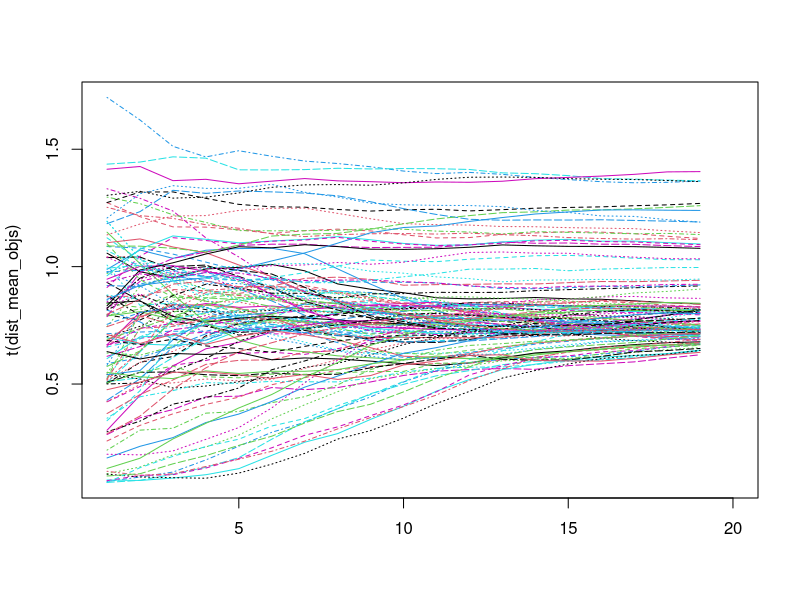
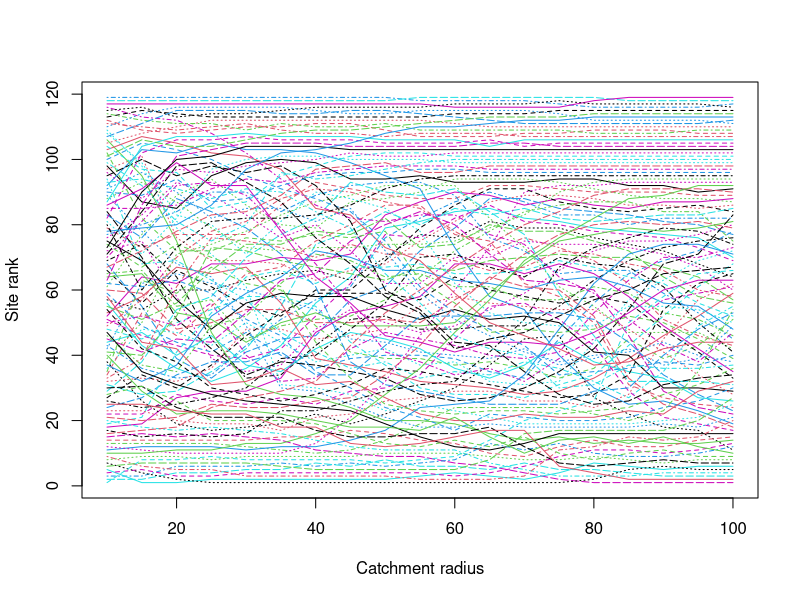

The R script that drew these images, in order: (Note: this script raises an error after producing the figures.)
# catchment limit sensitivity: try out a bunch of catchment limits and see how that changes results
# need to have read in health_sites, etc. in main

library(data.table)

# travel times and distances to look at:
test_dists = seq(10,100,5)
test_times = seq(50,150,10)
library("RColorBrewer")
pal=brewer.pal(8,"Set1")[c(1:5,7,8)]

# calculate mean objectives for a couple of different distances:
# dist_mean_objs = data.frame("x"=rep(1, nrow(health_sites)))
# for (i in 1:length(test_dists)){
#   message(paste0(i, "/", length(test_dists)))
#   catches = apply(health_sites[,c("lon","lat")], 1,
#                   getDistanceCatchment,
#                   radius_m=1000*test_dists[i],
#                   ras=lulc_covs$objective)
#   summ = lapply(catches,
#                 function(x){mean(values(x), na.rm = TRUE)})
#   dist_mean_objs[,i] = unlist(summ)
# }
# colnames(dist_mean_objs) = paste0(test_dists, "km")
# dist_mean_objs$name = health_sites$name
# write.csv(dist_mean_objs, "output/distance_limits_mean_obj.csv", row.names=FALSE)
dist_mean_objs = read.csv("output/distance_limits_mean_obj.csv")

# time_mean_objs = data.frame("x"=rep(1, nrow(health_sites)))
# for (i in 1:length(test_times)){
#   message(paste0(i, "/", length(test_times)))
#   catches = sapply(1:nrow(health_sites), 
#                    getTimeCatchment,
#                     points=health_points,
#                     transition_surfaces=transition_surfaces,
#                     island_groups=health_sites$island_group,
#                     to_surface=lulc_covs$objective,
#                     time_cap=test_times[i])
#   summ = lapply(catches,
#                 function(x){mean(values(x), na.rm = TRUE)})
#   time_mean_objs[,i] = unlist(summ)
# }
# colnames(time_mean_objs) = paste0(test_times, "mins")
# time_mean_objs$name = health_sites$name
# write.csv(time_mean_objs, "output/travel_time_limits_mean_obj.csv", row.names=FALSE)
time_mean_objs = read.csv("output/travel_time_limits_mean_obj.csv")

################################################################################
# Here come the plots

# raw plot of mean values:
matplot(t(dist_mean_objs), type='l')

# plot of ranks:
dist_ranks = apply(dist_mean_objs, 2, rank)
matplot(x=test_dists, y=t(dist_ranks[,1:19]), type='l',
        xlab="Catchment radius", ylab="Site rank") # need to reverse y axis
# lots of movement in the middle.


# regency-level plot of raw means:

pal=brewer.pal(8,"Set1")[c(1:5,7,8)]
#"#E41A1C" "#377EB8" "#4DAF4A" "#984EA3" "#FF7F00" "#A65628" "#F781BF"

# get mean objective value of wider region
regional_means <- district_shapes %>%
  st_centroid() %>%
  st_geometry() %>%
  unlist() %>%
  matrix(ncol=2, byrow=TRUE) %>%
  data.frame() %>%
  rename(lon=X1, lat=X2) %>%
  apply(1, function(x){
    tmp = getDistanceCatchment(x, radius_m=150000, ras=lulc_covs$objective)
    mean(values(tmp), na.rm=TRUE)
    }
  )
  
# pal = viridis(7)[c(1,6,2,5,3,7,4)]
# "#440154FF" "#443A83FF" "#31688EFF" "#21908CFF" "#35B779FF" "#8FD744FF" "#FDE725FF"
# "#D53E4F" "#F46D43" "#FDAE61" "#FEE08B" "#FFFFBF" "#E6F598" "#ABDDA4" "#66C2A5" "#3288BD"
# "#9E0142" "#D53E4F" "#F46D43" "#FDAE61" "#FEE08B" "#FFFFBF" "#E6F598" "#ABDDA4""#66C2A5" "#3288BD" "#5E4FA2"
# pal = brewer.pal(11, "Spectral")[c(1:4,8:11)]
# pal = turbo(7)
pal=brewer.pal(8,"Set1")[c(1:5,7,8)]
# pal=plasma(7)

{png("figures/catch_limit_sensitivity/catch_limit_dist_raw.png",
     width = 3000,
     height = 2500,
     pointsize = 40)
  par(mfrow=c(3,3))
  for(i in 1:nrow(district_shapes)){
    # could stick with idn-wide scale, or ...
    select_objs <- dist_mean_objs[health_sites$regency == district_shapes$district_name[i],]
    matplot(x=test_dists, 
            y=t(select_objs[, grep("km", names(select_objs))]), 
            type='l',
            xlab="Catchment radius (km)", ylab="Site mean objective value",
            main=str_to_title(district_shapes$district_name[i]),
            col=pal[i],
            lty=1, lwd=2,
            cex.main=1.5, cex.lab=1.4)
    abline(h=regional_means[i], col="grey50", lty=2, lwd=2)
  }
  
  matplot(x=test_dists, y=t(dist_mean_objs[, grep("km", names(select_objs))]), type='l',
          xlab="Catchment radius (km)", ylab="Site mean objective value",
          col=pal[as.numeric(droplevels(health_sites$regency))],
          lty=1, main="All Sites", lwd=2,
          cex.main=1.5, cex.lab=1.4) # need to reverse y axis
  
  plot(0, bty='n', xaxt='n', yaxt='n', type='n', xlab="", ylab="")
  legend("left", legend=str_to_title(district_shapes$district_name), fill=pal, cex=1.4)
  dev.off()}

{png("figures/catch_limit_sensitivity/catch_limit_time_raw.png",
     width = 3000,
     height = 2500,
     pointsize = 40)
  par(mfrow=c(3,3))
  for(i in 1:nrow(district_shapes)){
    # could stick with idn-wide scale, or ...
    select_objs <- time_mean_objs[health_sites$regency == district_shapes$district_name[i],]
    matplot(x=test_times, 
            y=t(select_objs[, grep("min", names(select_objs))]), 
            type='l',
            xlab="Catchment radius (mins)", ylab="Site mean objective value",
            main=str_to_title(district_shapes$district_name[i]),
            col=pal[i],
            lty=1, lwd=2,
            cex.main=1.5, cex.lab=1.4)
    abline(h=regional_means[i], col="grey50", lty=2, lwd=2)
    if (sum(is.na(select_objs)) > 0){
      nastarts <- select_objs[, grep("min", names(select_objs))] %>%
        filter(if_any(everything(), is.na)) %>%
        apply(1, function(x){c(sum(is.na(x)), x[!is.na(x)][1])})
      points(test_times[nastarts[1,] + 1], nastarts[2,], col=pal[i], lwd=2, bg="white",
             cex=1.4, pch=21)
    }
  }
  
  matplot(x=test_times, y=t(time_mean_objs[, grep("min", names(select_objs))]), type='l',
          xlab="Catchment radius (mins)", ylab="Site mean objective value",
          col=pal[as.numeric(droplevels(health_sites$regency))],
          lty=1, main="All Sites", lwd=2,
          cex.main=1.5, cex.lab=1.4) # need to reverse y axis
  
  nastarts <- time_mean_objs[, grep("min", names(select_objs))] %>%
    mutate(pcol = as.numeric(droplevels(health_sites$regency))) %>%
    filter(if_any(-pcol, is.na)) %>%
    apply(1, function(x){c(sum(is.na(x)), x[!is.na(x)][1], x[["pcol"]])})
  points(test_times[nastarts[1,] + 1], nastarts[2,], col=pal[nastarts[3,]], lwd=2, 
         pch=21, bg="white")
  
  plot(0, bty='n', xaxt='n', yaxt='n', type='n', xlab="", ylab="")
  legend("left", legend=str_to_title(district_shapes$district_name), fill=pal, cex=1.4)
  dev.off()}

################################################################################
# let's do a ranked version of the above

dist_ranks = apply(dist_mean_objs[grep("km", names(dist_mean_objs))], 2, function(x){rank(-x)})

{png("figures/catch_limit_sensitivity/catch_limit_dist_rank.png",
     width = 3000,
     height = 2500,
     pointsize = 40)
  par(mfrow=c(3,3))
  for(i in 1:nrow(district_shapes)){
    # could stick with idn-wide scale, or ...
    select_objs <- dist_mean_objs[health_sites$regency == district_shapes$district_name[i],]
    select_ranks = apply(select_objs[, grep("km", names(select_objs))], 2, function(x){rank(-x)})
    plot(0, type="n", xlim=range(test_dists), ylim=rev(range(select_ranks, na.rm=TRUE)),
         xlab="Catchment radius (km)", ylab="Rank by site mean objective value",
         main=str_to_title(district_shapes$district_name[i]))
    sapply(1:nrow(select_ranks), function(j){
        tmp = sum(!is.na(select_ranks[j,]))
        lines(test_dists[(length(test_dists)-tmp+1):length(test_dists)], 
              select_ranks[j,!is.na(select_ranks[j,])],
              col=pal[i],
              lwd=2)
    })
  }
  
  plot(0, type="n", xlim=range(test_dists), ylim=rev(range(dist_ranks, na.rm=TRUE)),
       xlab="Catchment radius (km)", ylab="Rank by site mean objective value",
       main=str_to_title(district_shapes$district_name[i]))
  
  sapply(1:nrow(dist_ranks), function(j){
    tmp = sum(!is.na(dist_ranks[j,]))
    lines(test_dists[(length(test_dists)-tmp+1):length(test_dists)], 
          dist_ranks[j,!is.na(dist_ranks[j,])],
          col=pal[as.numeric(droplevels(health_sites$regency))][j],
          lwd=2)
  })
  
  plot(0, bty='n', xaxt='n', yaxt='n', type='n', xlab="", ylab="")
  legend("left", legend=str_to_title(district_shapes$district_name), fill=pal, cex=1.4)
  dev.off()}


time_ranks = apply(time_mean_objs[grep("mins", names(time_mean_objs))], 2, 
                   function(x){rank(-x, na.last=TRUE)})
time_ranks[which(is.na(time_mean_objs))] = NA

{png("figures/catch_limit_sensitivity/catch_limit_time_rank.png",
     width = 3000,
     height = 2500,
     pointsize = 40)
  par(mfrow=c(3,3))
  for(i in 1:nrow(district_shapes)){
    # could stick with idn-wide scale, or ...
    select_objs <- time_mean_objs[health_sites$regency == district_shapes$district_name[i],]
    select_ranks = apply(select_objs[, grep("mins", names(select_objs))], 2, function(x){rank(-x, na.last=TRUE)})
    select_ranks[which(is.na(select_objs))] = NA
    plot(0, type="n", xlim=range(test_times), ylim=rev(range(select_ranks, na.rm=TRUE)),
         xlab="Catchment radius (mins)", ylab="Rank by site mean objective value",
         main=str_to_title(district_shapes$district_name[i]))
    sapply(1:nrow(select_ranks), function(j){
      tmp = sum(!is.na(select_ranks[j,]))
      lines(test_times[(length(test_times)-tmp+1):length(test_times)], 
            select_ranks[j,!is.na(select_ranks[j,])],
            col=pal[i],
            lwd=2)
    })
    # i've completely forgotten how tf this works
    if (sum(is.na(select_objs)) > 1){
      nastarts <- select_ranks[, grep("min", names(select_objs))] %>%
        as.data.frame() %>%
        mutate(pcol = rep(i, nrow(select_objs))) %>%
        filter(if_any(-pcol, is.na)) %>%
        apply(1, function(x){c(sum(is.na(x)), x[!is.na(x)][1], x[["pcol"]])})
      points(test_times[nastarts[1,] + 1], nastarts[2,], col=pal[nastarts[3,]], lwd=2, 
             pch=21, bg="white")
    }
    
  }
  
  plot(0, type="n", xlim=range(test_times), ylim=rev(range(time_ranks, na.rm=TRUE)),
       xlab="Catchment radius (mins)", ylab="Rank by site mean objective value",
       main=str_to_title(district_shapes$district_name[i]))
  
  sapply(1:nrow(time_ranks), function(j){
    tmp = sum(!is.na(time_ranks[j,]))
    lines(test_times[(length(test_times)-tmp+1):length(test_times)], 
          time_ranks[j,!is.na(time_ranks[j,])],
          col=pal[as.numeric(droplevels(health_sites$regency))][j],
          lwd=2)
  })
  
  nastarts <- time_ranks[, grep("min", names(time_mean_objs))] %>%
    as.data.frame() %>%
    mutate(pcol = as.numeric(droplevels(health_sites$regency))) %>%
    filter(if_any(-pcol, is.na)) %>%
    apply(1, function(x){c(sum(is.na(x)), x[!is.na(x)][1], x[["pcol"]])})
  points(test_times[nastarts[1,] + 1], nastarts[2,], col=pal[nastarts[3,]], lwd=2, 
         pch=21, bg="white")
  
  plot(0, bty='n', xaxt='n', yaxt='n', type='n', xlab="", ylab="")
  legend("left", legend=str_to_title(district_shapes$district_name), fill=pal, cex=1.4)
  dev.off()}

# something weird going on in Nunukan? Tied ranks? catchments must just be too big? Or are we on the island?

################################################################
# IS THIS THE FIGURE ON MY FIRST PK POSTER? YES!

i=7 # MALINAU

select_objs = time_mean_objs[which(health_sites$regency == "MALINAU"),
                             1:length(test_times)]
select_ranks = apply(select_objs, 2, function(x){rank(-x)})
#select_ranks[which(select_objs == 0)] = 0
select_ranks[which(is.na(select_objs))] = NA
select_ranks <- select_ranks[order(select_objs$`100mins`), ]
select_objs <-select_objs[order(select_objs$`100mins`), ]


linelwd <- 4
pal <- viridis(100)[seq(25,93,length.out=nrow(select_objs))]

{png(paste0("figures/catch_limit_sensitivity/malinau_time_limits.png"),
    width = 2800,
    height = 1600,
    pointsize = 40)
par(mar=c(4.1,4.1,4.1,2.1), mfrow=c(1,2))

plot(0,type="n", xlim=range(test_times), ylim=range(select_objs, na.rm=TRUE),
     xlab="Catchment time limit (mins)", ylab="Site objective value",
     #main="Sensitivity to catchment limit\n(Malinau district)",
     col=pal[1], cex.lab=1.5, cex.main=1.5,lty=1, xaxt="n")
axis(1, test_times, test_times)
abline(v=100, lty=5, col="grey60", lwd=linelwd)
sapply(1:nrow(select_objs), function(j){
  tmp = sum(!is.na(select_objs[j,]))
  lines(test_times[(length(test_times)-tmp+1):length(test_times)], 
        select_objs[j,!is.na(select_objs[j,])],
        col=pal[j],
        lwd=linelwd)
})

nastarts <- select_objs[, grep("min", names(select_objs))] %>%
  filter(if_any(everything(), is.na)) %>%
  apply(1, function(x){c(sum(is.na(x)), x[!is.na(x)][1])})
points(test_times[nastarts[1,] + 1], nastarts[2,],
       col=pal[unique(which(is.na(select_objs), arr.ind=TRUE)[,1])], 
       cex=1.5, lwd=linelwd, pch=21, bg="white")

par(xpd=TRUE)
subfigure_label(par()$usr, -0.1, 1.1, "(a)", cex.label = 1.3)
par(xpd=FALSE)


plot(0,type="n", xlim=range(test_times), ylim=rev(range(select_ranks, na.rm=TRUE)),
     xlab="Catchment time limit (mins)", ylab="Site ranking",
     #main="Sensitivity to catchment limit\n(Malinau district)",
     col=pal[1], cex.lab=1.5, cex.main=1.5,lty=1, xaxt="n")
axis(1, test_times, test_times)
abline(v=100, lty=5, col="grey60", lwd=linelwd)
abline(h=0:15, col="grey80", lwd=1)
tmp = sapply(1:nrow(select_ranks), function(j){
  tmp = sum(!is.na(select_ranks[j,]))
  lines(test_times[(length(test_times)-tmp+1):length(test_times)], 
        select_ranks[j,!is.na(select_ranks[j,])],
        col=pal[j],
        lwd=linelwd)
  return(ifelse(tmp == length(test_times),
                NA,
                select_ranks[j, max(which(is.na(select_ranks[j,]))) + 1]))
})


points(c(60,100), c(7,6), 
       col=pal[unique(which(is.na(select_objs), arr.ind=TRUE)[,1])], 
       cex=1.5, lwd=linelwd, pch=21, bg="white")

par(xpd=TRUE)
subfigure_label(par()$usr, -0.1, 1.1, "(b)", cex.label = 1.3)
par(xpd=FALSE)


dev.off()}

i=7 # MALINAU RAW SENSITIVITY
pal=viridis(100)[seq(50,93,3)]
select_objs = time_mean_objs[which(health_sites$regency == pilot_shapes$kabkot_name[i]),
                             1:length(test_times)]
tmp_names = time_mean_objs[which(health_sites$regency == pilot_shapes$kabkot_name[i]),
                           "name"]
tmp_names = tmp_names[order(select_objs[,11])]
select_objs = select_objs[order(select_objs[,ncol(select_objs)]),]
select_objs[which(select_objs == 0, arr.ind = TRUE)] = NA
message(nrow(select_objs))
png(paste0(plotpath,"raw_time_limits.png"),
    width = 1600,
    height = 1600,
    pointsize = 40)
par(mar=c(4.1,4.1,4.1,2.1))
plot(0,type="n", xlim=range(test_times), 
     ylim=range(as.numeric(unlist(select_objs)), na.rm=TRUE),
     xlab="Catchment time limit (mins)", ylab="Site objective value",
     main="Sensitivity to catchment limit\n(Malinau district)",
     col=pal[1], cex.lab=1.5, cex.main=1.5,lty=1, xaxt="n")
axis(1, test_times, test_times)
abline(v=100, lty=5, col="grey60", lwd=8)
tmp = sapply(1:nrow(select_objs), function(j){
  tmp = sum(!is.na(select_objs[j,]))
  lines(test_times[(length(test_times)-tmp+1):length(test_times)], 
        select_objs[j,!is.na(select_objs[j,])],
        col=ifelse(j == 6, "red", pal[j]), lwd=8)
  return(ifelse(tmp == length(test_times),
                NA,
                select_objs[j, max(which(is.na(select_objs[j,]))) + 1]))
})



